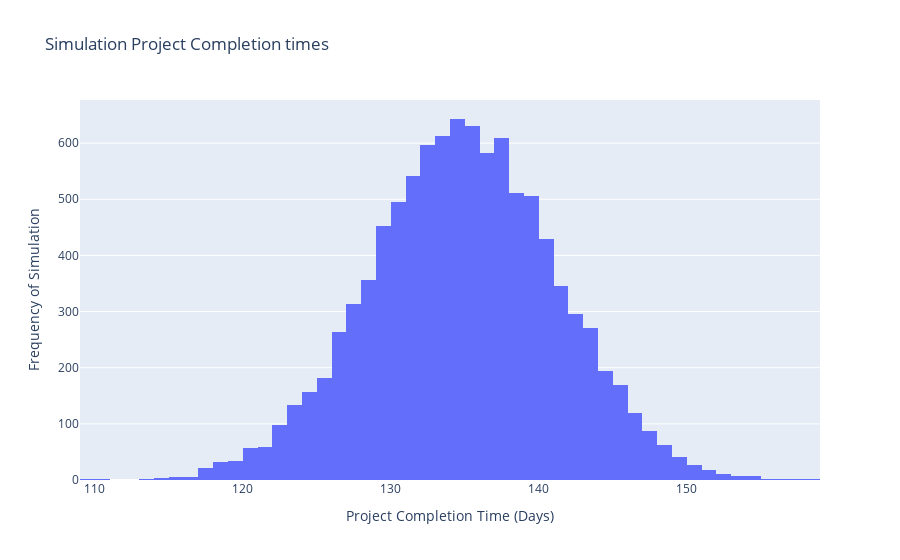

This figure's notebook cell:
### Code cell
fig = px.histogram(project_df, x="outputs", nbins=50,
                   title="Simulation Project Completion times",
                   labels={"outputs":"Project Completion Time (Days)"} 
                   )


# Update layout to add the y-axis label
fig.update_layout(
    yaxis_title="Frequency of Simulation"
)


fig.show()

### Figure 1 — Plotly figure (JSON) as saved in the notebook; plotly's stock layout.template omitted (floating-point values rounded to 4 significant figures; data arrays with more than 128 entries replaced by an {"elided": "..."} marker saying what was removed)
{"data": [{"alignmentgroup": "True", "bingroup": "x", "hovertemplate": "Project Completion Time (Days)=%{x}<br>count=%{y}<extra></extra>", "legendgroup": "", "marker": {"color": "#636efa", "pattern": {"shape": ""}}, "name": "", "nbinsx": 50, "offsetgroup": "", "orientation": "v", "showlegend": false, "type": "histogram", "x": {"elided": "10000 float values"}, "xaxis": "x", "yaxis": "y"}], "layout": {"barmode": "relative", "legend": {"tracegroupgap": 0}, "title": {"text": "Simulation Project Completion times"}, "xaxis": {"anchor": "y", "domain": [0, 1], "title": {"text": "Project Completion Time (Days)"}}, "yaxis": {"anchor": "x", "domain": [0, 1], "title": {"text": "Frequency of Simulation"}}}}
